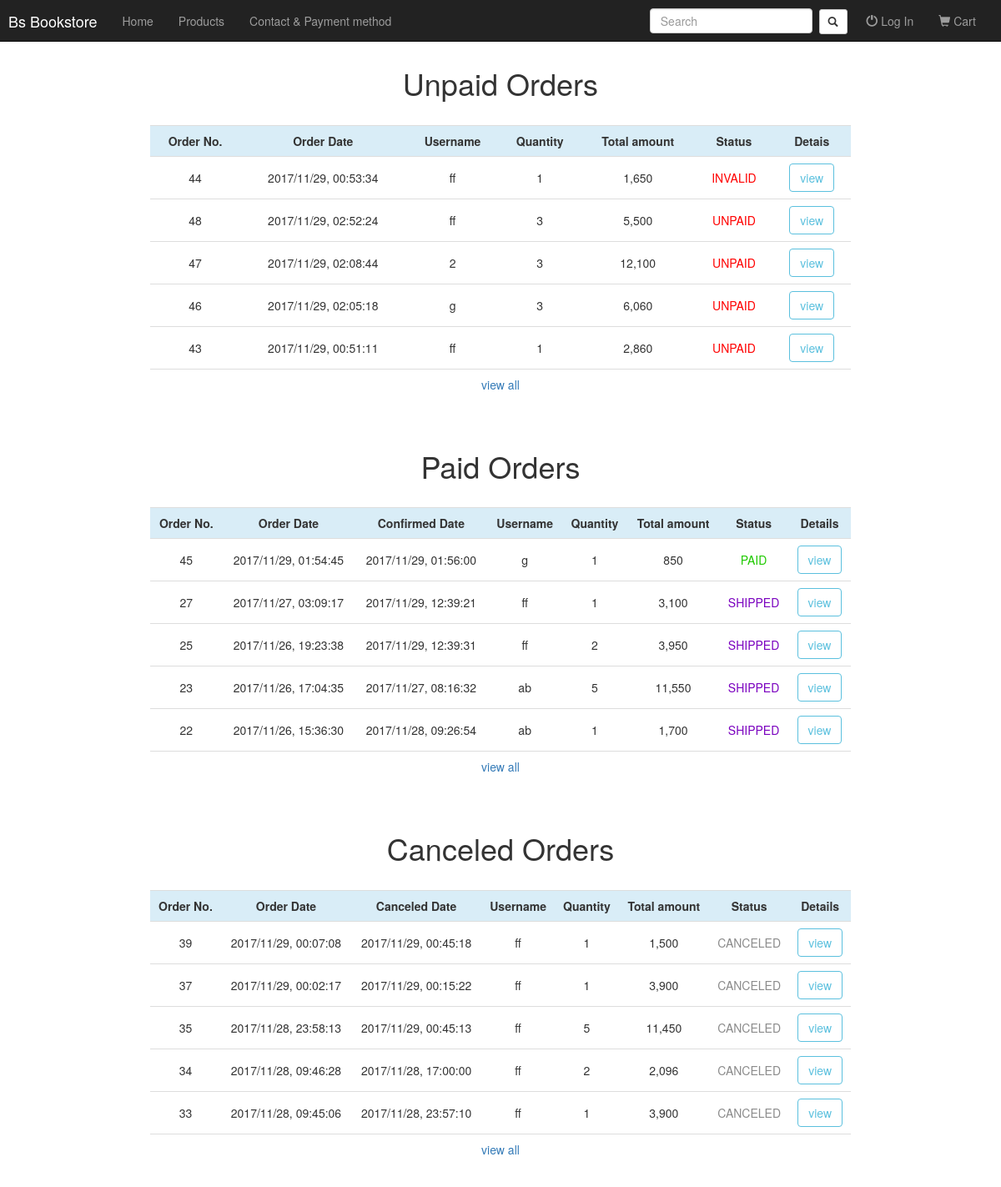
Screenshot of /order_list.php with the database file from the repository.
### tables this page shows
CREATE TABLE `orderheader` (
  `order_id` int(11) NOT NULL,
  `user_id` int(11) NOT NULL,
  `quantity` int(11) NOT NULL DEFAULT '0',
  `total_amount` int(11) NOT NULL DEFAULT '0',
  `order_date` date NOT NULL,
  `order_time` time NOT NULL,
  `confirm_date` datetime DEFAULT NULL,
  `to_address` varchar(200) NOT NULL,
  `order_status` varchar(20) NOT NULL,
  `payment` varchar(200) DEFAULT 'noimg.png'
);

CREATE TABLE `user` (
  `USER_ID` int(11) NOT NULL,
  `USER_NAME` varchar(20) NOT NULL,
  `USER_PASSWORD` varchar(20) NOT NULL,
  `USER_TYPE` int(11) NOT NULL,
  `USER_FNAME` varchar(40) NOT NULL,
  `USER_LNAME` varchar(40) NOT NULL,
  `USER_EMAIL` varchar(50) NOT NULL,
  `register_date` datetime NOT NULL DEFAULT CURRENT_TIMESTAMP,
  `disable` tinyint(1) NOT NULL,
  `propic` varchar(200) NOT NULL DEFAULT '0.jpg'
);

### order_list.php (the view, shortened to what this page needs)
<!DOCTYPE html>
<?php
    require_once("navbar.php");
  ?>
<html lang="en">
<head>
  <link rel="stylesheet" href="bootstrap/css/bootstrap.css" type="text/css">
  <link rel="stylesheet" href="modal.css" type="text/css">
  <link rel="stylesheet" href="btnoutline.css" type="text/css">
  <link rel="stylesheet" href="alert.css" type="text/css">
</head>
<body>
<nav class="navbar navbar-inverse navbar-fixed-top">
</nav>
<br><br><br>
  <?php
      $qr = 'SELECT * FROM orderheader WHERE order_status="PENDING" OR order_status="UNPAID" OR order_status="INVALID" ORDER BY CASE
      WHEN order_status="PENDING" THEN 1
      WHEN order_status="INVALID" THEN 2
      ELSE 3 END, order_status,order_date DESC,order_time DESC';
      $results = $mysqli->query($qr);
      $numrow = $results->num_rows;
      $q = 'SELECT * FROM orderheader WHERE order_status="PENDING" OR order_status="UNPAID" OR order_status="INVALID" ORDER BY  CASE
      WHEN order_status="PENDING" THEN 1
      WHEN order_status="INVALID" THEN 2
      ELSE 3 END, order_status ASC,order_date DESC,order_time DESC LIMIT 5';
      $result = $mysqli->query($q);
      if($result){
  ?>
          <div id="edit" class="text-center">
              <h1>Unpaid Orders</h1><br>
          </div>
              <table align="center" class="table table-hover center" style="width:70%;">
                  <tr class="info">
                      <th class="text-center">Order No.</th>
                      <th class="text-center">Order Date</th>
                      <th class="text-center">Username</th>
                      <th class="text-center">Quantity</th>
                      <th class="text-center">Total amount</th>
                      <th class="text-center">Status</th>
                      <th class="text-center">Detais</th>
                  </tr>
                  <?php
                  while($row=$result->fetch_array()){?>
                        <tr>
                            <td style="vertical-align:middle;" class="text-center"><?= $row['order_id'] ?></td>
                            <td style="vertical-align:middle;" class="text-center">
                              <?php
                              $date=date_create($row['order_date']);
                              echo date_format($date,"Y/m/d").', '.$row['order_time'];
                              ?>
                            </td>
                            <?php
                            $qry = 'SELECT * from user JOIN orderheader
                                 WHERE orderheader.user_id = user.USER_ID
                                 AND orderheader.user_id='.$row['user_id'];
                            $fetch = $mysqli->query($qry);
                            $uname = $fetch->fetch_array();
                            ?>
                            <td style="vertical-align:middle;" class="text-center"><?= $uname['USER_NAME'] ?></td>
                            <td style="vertical-align:middle;" class="text-center"><?= $row['quantity'] ?></td>
                            <td style="vertical-align:middle;" class="text-center"><?= number_format($row['total_amount']) ?></td>
                            <td style="vertical-align:middle;
                              <?php if($row['order_status']=='PENDING'){echo "color:#0073E1";}
                                    else{echo "color:red;";}?>"
                                    class="text-center">
                              <?= $row['order_status'] ?>
                            </td>
                            <td class="text-center">
                            <form action="order_list_detail.php" method="POST">
                               <input class="btn btn-outline-info" type="submit" name="view" value="view">
                            </form>
                          </td>
                        </tr>
                        <?php
                    }
                          ?>
                      <?php
                          if($numrow>5){ ?>
                          <tr>
                            <td colspan="7" class="text-center">
                              <a href="order_list_history.php?orderadmin=unpaid">view all</a>
                            </td>
                          </tr>
                        <?php } ?>
                        </table><br>
          <?php
      }?>
   <?php
       $qr = 'SELECT * FROM orderheader WHERE order_status="PAID" OR order_status="SHIPPED" ORDER BY order_status ASC,order_date DESC,order_time DESC';
       $results = $mysqli->query($qr);
       $numrow = $results->num_rows;
       $q = 'SELECT * FROM orderheader WHERE order_status="PAID" OR order_status="SHIPPED" ORDER BY order_status ASC,order_date DESC,order_time DESC LIMIT 5';
       $result = $mysqli->query($q);
       if($result){
   ?>
           <div id="edit" class="text-center">
               <h1>Paid Orders</h1><br>
           </div>
               <table align="center" class="table table-hover center" style="width:70%;">
                   <tr class="info">
                       <th class="text-center">Order No.</th>
                       <th class="text-center">Order Date</th>
                       <th class="text-center">Confirmed Date</th>
                       <th class="text-center">Username</th>
                       <th class="text-center">Quantity</th>
                       <th class="text-center">Total amount</th>
                       <th class="text-center">Status</th>
                       <th class="text-center">Details</th>
                   </tr>
                   <?php
                   while($row=$result->fetch_array()){?>
                         <tr>
                             <td style="vertical-align:middle;" class="text-center"><?= $row['order_id'] ?></td>
                             <td style="vertical-align:middle;" class="text-center">
                               <?php
                               $date=date_create($row['order_date']);
                               echo date_format($date,"Y/m/d").', '.$row['order_time'];
                               ?>
                             </td>
                             <td style="vertical-align:middle;" class="text-center">
                               <?php $date=date_create($row['confirm_date']);
                               echo date_format($date,"Y/m/d, H:i:s"); ?>
                             </td>
                             <?php
                             $qry = 'SELECT * from user JOIN orderheader
                                  WHERE orderheader.user_id = user.USER_ID
                                  AND orderheader.user_id='.$row['user_id'];
                             $fetch = $mysqli->query($qry);
                             $uname = $fetch->fetch_array();
                             ?>
                             <td style="vertical-align:middle;" class="text-center"><?= $uname['USER_NAME'] ?></td>
                             <td style="vertical-align:middle;" class="text-center"><?= $row['quantity'] ?></td>
                             <td style="vertical-align:middle;" class="text-center"><?= number_format($row['total_amount']) ?></td>
                             <td style="vertical-align:middle;
                               <?php if($row['order_status']=='PAID'){echo "color:#20CA00;";}
                                     else if($row['order_status']=='SHIPPED'){echo "color:#7A00BF";}
                                     else{echo "color:red;";}?>"
                                     class="text-center">
                               <?= $row['order_status'] ?>
                             </td>
                             <td style="vertical-align:middle;" align="center">
                                <form action="order_list_detail.php" method="POST">
                                   <input class="btn btn-outline-info" type="submit" name="view" value="view">
                                </form>
                             </td>
                         </tr>
                         <?php
                     }
                           ?>
                           <?php
                           if($numrow>5){ ?>
                             <tr>
                               <td colspan="8" class="text-center">
                                 <a href="order_list_history.php?orderadmin=paid">view all</a>
                               </td>
                             </tr>
                           <?php } ?>
                  </table><br>
           <?php
       }?>
    <?php
    $qr = 'SELECT * FROM orderheader WHERE order_status="CANCELED" ORDER BY order_date DESC,order_time DESC';
    $results = $mysqli->query($qr);
    $numrow = $results->num_rows;
    $q = 'SELECT * FROM orderheader WHERE order_status="CANCELED" ORDER BY order_date DESC,order_time DESC LIMIT 5';
    $result = $mysqli->query($q);
        if($result){
    ?>
            <div id="edit" class="text-center">
                <h1>Canceled Orders</h1><br>
            </div>
                <table align="center" class="table table-hover center" style="width:70%;">
                    <tr class="info">
                        <th class="text-center">Order No.</th>
                        <th class="text-center">Order Date</th>
                        <th class="text-center">Canceled Date</th>
                        <th class="text-center">Username</th>
                        <th class="text-center">Quantity</th>
                        <th class="text-center">Total amount</th>
                        <th class="text-center">Status</th>
                        <th class="text-center">Details</th>
                    </tr>
                    <?php
                    while($row=$result->fetch_array()){?>
                          <tr>
                              <td style="vertical-align:middle;" class="text-center"><?= $row['order_id'] ?></td>
                              <td style="vertical-align:middle;" class="text-center">
                                <?php
                                $date=date_create($row['order_date']);
                                echo date_format($date,"Y/m/d").', '.$row['order_time'];
                                ?>
                              </td>
                              <td style="vertical-align:middle;" class="text-center">
                                <?php $date=date_create($row['confirm_date']);
                                echo date_format($date,"Y/m/d, H:i:s"); ?>
                              </td>
                              <?php
                              $qry = 'SELECT * from user JOIN orderheader
                                   WHERE orderheader.user_id = user.USER_ID
                                   AND orderheader.user_id='.$row['user_id'];
                              $fetch = $mysqli->query($qry);
                              $uname = $fetch->fetch_array();
                              ?>
                              <td style="vertical-align:middle;" class="text-center"><?= $uname['USER_NAME'] ?></td>
                              <td style="vertical-align:middle;" class="text-center"><?= $row['quantity'] ?></td>
                              <td style="vertical-align:middle;" class="text-center"><?= number_format($row['total_amount']) ?></td>
                              <td style="vertical-align:middle;color:#8B8B8B;"
                                      class="text-center">
                                <?= $row['order_status'] ?>
                              </td>
                              <td style="vertical-align:middle;" align="center">
                                 <form action="order_list_detail.php" method="POST">
                                    <input class="btn btn-outline-info" type="submit" name="view" value="view">
                                 </form>
                              </td>
                          </tr>
                          <?php
                      }
                            ?>
                            <?php
                            if($numrow>5){ ?>
                              <tr>
                                <td colspan="8" class="text-center">
                                  <a href="order_list_history.php?orderadmin=cancel">view all</a>
                                </td>
                              </tr>
                            <?php } ?>
                   </table>
            <br><br><br>
            <?php
        }?>
</body>
</html>

### btnoutline.css (style rules this page uses)
.btn-outline-info { color:#5bc0de; background-image:none; background-color:transparent; border-color:#5bc0de; }

### order_list.php (style rules this page uses)
.navbar { margin-bottom: 0px; border-radius: 0; }

### rows the page displays
orderheader: order_id "44", order_date "2017/11/29", order_time "00:53:34", user.USER_NAME "ff", quantity "1", total_amount "1,650", order_status "INVALID"
orderheader: order_id "48", order_date "2017/11/29", order_time "02:52:24", user.USER_NAME "ff", quantity "3", total_amount "5,500", order_status "UNPAID"
orderheader: order_id "47", order_date "2017/11/29", order_time "02:08:44", user.USER_NAME "2", quantity "3", total_amount "12,100", order_status "UNPAID"
orderheader: order_id "46", order_date "2017/11/29", order_time "02:05:18", user.USER_NAME "g", quantity "3", total_amount "6,060", order_status "UNPAID"
orderheader: order_id "43", order_date "2017/11/29", order_time "00:51:11", user.USER_NAME "ff", quantity "1", total_amount "2,860", order_status "UNPAID"
orderheader: order_id "45", order_date "2017/11/29", order_time "01:54:45", confirm_date "2017/11/29, 01:56:00", user.USER_NAME "g", quantity "1", total_amount "850", order_status "PAID"
orderheader: order_id "27", order_date "2017/11/27", order_time "03:09:17", confirm_date "2017/11/29, 12:39:21", user.USER_NAME "ff", quantity "1", total_amount "3,100", order_status "SHIPPED"
orderheader: order_id "25", order_date "2017/11/26", order_time "19:23:38", confirm_date "2017/11/29, 12:39:31", user.USER_NAME "ff", quantity "2", total_amount "3,950", order_status "SHIPPED"
orderheader: order_id "23", order_date "2017/11/26", order_time "17:04:35", confirm_date "2017/11/27, 08:16:32", user.USER_NAME "ab", quantity "5", total_amount "11,550", order_status "SHIPPED"
orderheader: order_id "22", order_date "2017/11/26", order_time "15:36:30", confirm_date "2017/11/28, 09:26:54", user.USER_NAME "ab", quantity "1", total_amount "1,700", order_status "SHIPPED"
orderheader: order_id "39", order_date "2017/11/29", order_time "00:07:08", confirm_date "2017/11/29, 00:45:18", user.USER_NAME "ff", quantity "1", total_amount "1,500", order_status "CANCELED"
orderheader: order_id "37", order_date "2017/11/29", order_time "00:02:17", confirm_date "2017/11/29, 00:15:22", user.USER_NAME "ff", quantity "1", total_amount "3,900", order_status "CANCELED"
orderheader: order_id "35", order_date "2017/11/28", order_time "23:58:13", confirm_date "2017/11/29, 00:45:13", user.USER_NAME "ff", quantity "5", total_amount "11,450", order_status "CANCELED"
orderheader: order_id "34", order_date "2017/11/28", order_time "09:46:28", confirm_date "2017/11/28, 17:00:00", user.USER_NAME "ff", quantity "2", total_amount "2,096", order_status "CANCELED"
orderheader: order_id "33", order_date "2017/11/28", order_time "09:45:06", confirm_date "2017/11/28, 23:57:10", user.USER_NAME "ff", quantity "1", total_amount "3,900", order_status "CANCELED"

### other values shown
$_SESSION['logstat'] "Log In"
